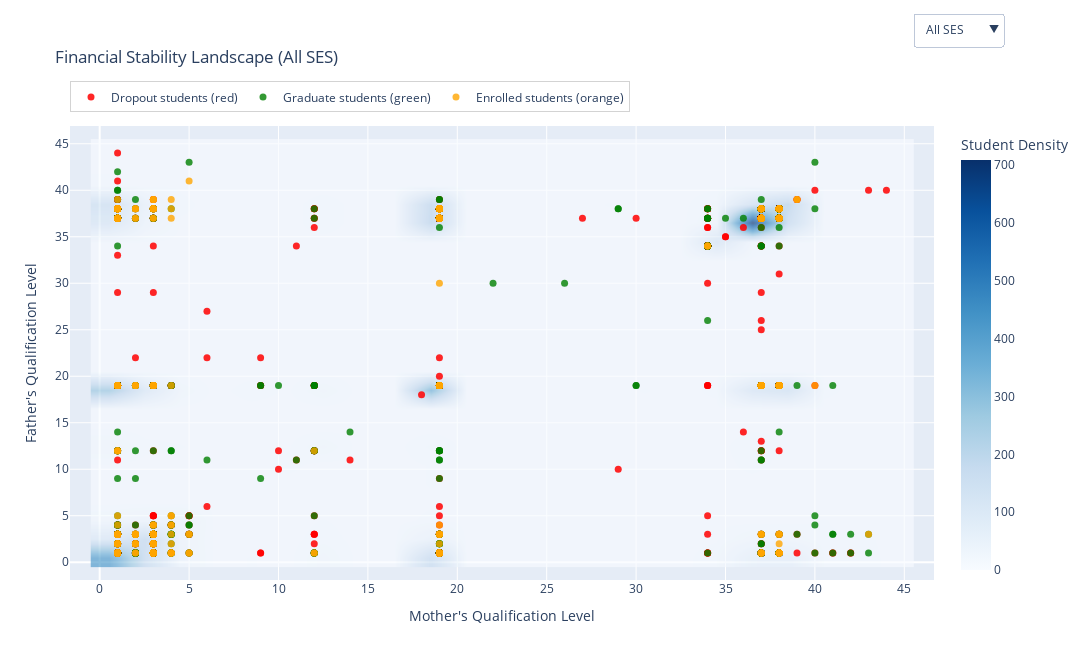

The notebook cell saved with this chart:
### Markdown cell above
This visualization maps socioeconomic status using parents’ education levels and displays only the students who eventually dropped out (red dots) over the full student density landscape. Parental education is coded numerically in the dataset, where lower values typically correspond to incomplete or basic education, and higher values represent secondary schooling, bachelor’s, master’s, and doctorate degrees. The blue density background shows where most students fall in terms of socioeconomic background, and the red dropout points reveal the specific socioeconomic status (SES) profiles associated with dropout behavior.

A clear pattern emerges: many dropouts are concentrated in the lower parental qualification region, particularly where both parents have little or no formal education. This is consistent with established research, as students from lower-SES households often face financial pressure, fewer academic resources, and weaker structural support in higher education—all of which increase dropout risk.

However, the visualization also shows a second, distinct dropout cluster in the high-qualification region, where both parents hold advanced degrees. This suggests that dropout is not solely driven by socioeconomic disadvantage. Students from highly educated families may still withdraw due to non-financial factors such as academic misalignment with their chosen program, mental health challenges, burnout, or pressure to change career paths. These students often have the safety net and flexibility to pause or restart their education without severe financial consequences.

The presence of dropout clusters at both ends of the SES spectrum implies that while financial stability and parental education strongly influence dropout likelihood, they are not the only contributing factors. Instead, dropout appears to follow multiple pathways: one driven by socioeconomic barriers, and another driven by personal, academic, or psychological factors that can affect even the most educationally advantaged students.

### Code cell
import plotly.graph_objects as go
import numpy as np

df["SES_score"] = (df["Mother's qualification"] + df["Father's qualification"]) / 2
q1, q2 = df["SES_score"].quantile([0.33, 0.66])

ses_groups = {
    "All SES": df,
    "Low SES": df[df["SES_score"] <= q1],
    "Mid SES": df[(df["SES_score"] > q1) & (df["SES_score"] < q2)],
    "High SES": df[df["SES_score"] >= q2],
}
ses_labels = list(ses_groups.keys())

fig_fin = go.Figure()

for i, label in enumerate(ses_labels):
    sub = ses_groups[label]

    fig_fin.add_trace(
        go.Histogram2d(
            x=sub["Mother's qualification"],
            y=sub["Father's qualification"],
            colorscale="Blues",
            zsmooth="best",
            nbinsx=25,
            nbinsy=25,
            name=f"{label} - student density",
            opacity=0.65,
            colorbar=dict(
                title="Student Density"
            ),
            showscale=True if label == "All SES" else True, 
            visible=True if label == "All SES" else False
        )
    )

    sub_drop = sub[sub["Target"] == "Dropout"]
    fig_fin.add_trace(
        go.Scatter(
            x=sub_drop["Mother's qualification"],
            y=sub_drop["Father's qualification"],
            mode="markers",
            name="Dropout students (red)",
            marker=dict(color="red", size=7, opacity=0.85),
            hovertemplate="Outcome: Dropout<br>Mother qual: %{x}<br>Father qual: %{y}<extra></extra>",
            visible=True if label == "All SES" else False
        )
    )

    sub_grad = sub[sub["Target"] == "Graduate"]
    fig_fin.add_trace(
        go.Scatter(
            x=sub_grad["Mother's qualification"],
            y=sub_grad["Father's qualification"],
            mode="markers",
            name="Graduate students (green)",
            marker=dict(color="green", size=7, opacity=0.8),
            hovertemplate="Outcome: Graduate<br>Mother qual: %{x}<br>Father qual: %{y}<extra></extra>",
            visible=True if label == "All SES" else False
        )
    )

    sub_enrl = sub[sub["Target"] == "Enrolled"]
    fig_fin.add_trace(
        go.Scatter(
            x=sub_enrl["Mother's qualification"],
            y=sub_enrl["Father's qualification"],
            mode="markers",
            name="Enrolled students (orange)",
            marker=dict(color="orange", size=7, opacity=0.8),
            hovertemplate="Outcome: Enrolled<br>Mother qual: %{x}<br>Father qual: %{y}<extra></extra>",
            visible=True if label == "All SES" else False
        )
    )

n_per_group = 4
total_traces = len(fig_fin.data)
buttons = []

for i, label in enumerate(ses_labels):
    visible = [False] * total_traces
    start = i * n_per_group
    end = start + n_per_group
    for j in range(start, end):
        visible[j] = True

    buttons.append(
        dict(
            label=label,
            method="update",
            args=[
                {"visible": visible},
                {"title": f"Financial Stability Landscape ({label})"}
            ]
        )
    )

fig_fin.update_layout(
    title="Financial Stability Landscape (All SES)",
    xaxis_title="Mother's Qualification Level",
    yaxis_title="Father's Qualification Level",
    hovermode="closest",
    width=1400,
    height=650,
    margin=dict(l=70, r=150, t=120, b=70),
    legend=dict(
        orientation="h",
        yanchor="bottom",
        y=1.03,
        xanchor="left",
        x=0,
        bgcolor="rgba(255,255,255,0.7)",
        bordercolor="lightgray",
        borderwidth=1
    ),
    updatemenus=[
        dict(
            type="dropdown",
            showactive=True,
            x=1.08,
            y=1.25,
            buttons=buttons
        )
    ]
)

fig_fin.show()

### Figure 1 — Plotly figure (JSON) as saved in the notebook; plotly's stock layout.template omitted (floating-point values rounded to 4 significant figures; data arrays with more than 128 entries replaced by an {"elided": "..."} marker saying what was removed)
{"data": [{"colorbar": {"title": {"text": "Student Density"}}, "colorscale": [[0, "rgb(247,251,255)"], [0.125, "rgb(222,235,247)"], [0.25, "rgb(198,219,239)"], [0.375, "rgb(158,202,225)"], [0.5, "rgb(107,174,214)"], [0.625, "rgb(66,146,198)"], [0.75, "rgb(33,113,181)"], [0.875, "rgb(8,81,156)"], [1, "rgb(8,48,107)"]], "name": "All SES - student density", "nbinsx": 25, "nbinsy": 25, "opacity": 0.65, "showscale": true, "type": "histogram2d", "visible": true, "x": {"elided": "4424 int values"}, "y": {"elided": "4424 int values"}, "zsmooth": "best"}, {"hovertemplate": "Outcome: Dropout<br>Mother qual: %{x}<br>Father qual: %{y}<extra></extra>", "marker": {"color": "red", "opacity": 0.85, "size": 7}, "mode": "markers", "name": "Dropout students (red)", "type": "scatter", "visible": true, "x": {"elided": "1421 int values"}, "y": {"elided": "1421 int values"}}, {"hovertemplate": "Outcome: Graduate<br>Mother qual: %{x}<br>Father qual: %{y}<extra></extra>", "marker": {"color": "green", "opacity": 0.8, "size": 7}, "mode": "markers", "name": "Graduate students (green)", "type": "scatter", "visible": true, "x": {"elided": "2209 int values"}, "y": {"elided": "2209 int values"}}, {"hovertemplate": "Outcome: Enrolled<br>Mother qual: %{x}<br>Father qual: %{y}<extra></extra>", "marker": {"color": "orange", "opacity": 0.8, "size": 7}, "mode": "markers", "name": "Enrolled students (orange)", "type": "scatter", "visible": true, "x": {"elided": "794 int values"}, "y": {"elided": "794 int values"}}, {"colorbar": {"title": {"text": "Student Density"}}, "colorscale": [[0, "rgb(247,251,255)"], [0.125, "rgb(222,235,247)"], [0.25, "rgb(198,219,239)"], [0.375, "rgb(158,202,225)"], [0.5, "rgb(107,174,214)"], [0.625, "rgb(66,146,198)"], [0.75, "rgb(33,113,181)"], [0.875, "rgb(8,81,156)"], [1, "rgb(8,48,107)"]], "name": "Low SES - student density", "nbinsx": 25, "nbinsy": 25, "opacity": 0.65, "showscale": true, "type": "histogram2d", "visible": false, "x": {"elided": "1558 int values"}, "y": {"elided": "1558 int values"}, "zsmooth": "best"}, {"hovertemplate": "Outcome: Dropout<br>Mother qual: %{x}<br>Father qual: %{y}<extra></extra>", "marker": {"color": "red", "opacity": 0.85, "size": 7}, "mode": "markers", "name": "Dropout students (red)", "type": "scatter", "visible": false, "x": {"elided": "465 int values"}, "y": {"elided": "465 int values"}}, {"hovertemplate": "Outcome: Graduate<br>Mother qual: %{x}<br>Father qual: %{y}<extra></extra>", "marker": {"color": "green", "opacity": 0.8, "size": 7}, "mode": "markers", "name": "Graduate students (green)", "type": "scatter", "visible": false, "x": {"elided": "778 int values"}, "y": {"elided": "778 int values"}}, {"hovertemplate": "Outcome: Enrolled<br>Mother qual: %{x}<br>Father qual: %{y}<extra></extra>", "marker": {"color": "orange", "opacity": 0.8, "size": 7}, "mode": "markers", "name": "Enrolled students (orange)", "type": "scatter", "visible": false, "x": {"elided": "315 int values"}, "y": {"elided": "315 int values"}}, {"colorbar": {"title": {"text": "Student Density"}}, "colorscale": [[0, "rgb(247,251,255)"], [0.125, "rgb(222,235,247)"], [0.25, "rgb(198,219,239)"], [0.375, "rgb(158,202,225)"], [0.5, "rgb(107,174,214)"], [0.625, "rgb(66,146,198)"], [0.75, "rgb(33,113,181)"], [0.875, "rgb(8,81,156)"], [1, "rgb(8,48,107)"]], "name": "Mid SES - student density", "nbinsx": 25, "nbinsy": 25, "opacity": 0.65, "showscale": true, "type": "histogram2d", "visible": false, "x": {"elided": "1187 int values"}, "y": {"elided": "1187 int values"}, "zsmooth": "best"}, {"hovertemplate": "Outcome: Dropout<br>Mother qual: %{x}<br>Father qual: %{y}<extra></extra>", "marker": {"color": "red", "opacity": 0.85, "size": 7}, "mode": "markers", "name": "Dropout students (red)", "type": "scatter", "visible": false, "x": {"elided": "364 int values"}, "y": {"elided": "364 int values"}}, {"hovertemplate": "Outcome: Graduate<br>Mother qual: %{x}<br>Father qual: %{y}<extra></extra>", "marker": {"color": "green", "opacity": 0.8, "size": 7}, "mode": "markers", "name": "Graduate students (green)", "type": "scatter", "visible": false, "x": {"elided": "600 int values"}, "y": {"elided": "600 int values"}}, {"hovertemplate": "Outcome: Enrolled<br>Mother qual: %{x}<br>Father qual: %{y}<extra></extra>", "marker": {"color": "orange", "opacity": 0.8, "size": 7}, "mode": "markers", "name": "Enrolled students (orange)", "type": "scatter", "visible": false, "x": {"elided": "223 int values"}, "y": {"elided": "223 int values"}}, {"colorbar": {"title": {"text": "Student Density"}}, "colorscale": [[0, "rgb(247,251,255)"], [0.125, "rgb(222,235,247)"], [0.25, "rgb(198,219,239)"], [0.375, "rgb(158,202,225)"], [0.5, "rgb(107,174,214)"], [0.625, "rgb(66,146,198)"], [0.75, "rgb(33,113,181)"], [0.875, "rgb(8,81,156)"], [1, "rgb(8,48,107)"]], "name": "High SES - student density", "nbinsx": 25, "nbinsy": 25, "opacity": 0.65, "showscale": true, "type": "histogram2d", "visible": false, "x": {"elided": "1679 int values"}, "y": {"elided": "1679 int values"}, "zsmooth": "best"}, {"hovertemplate": "Outcome: Dropout<br>Mother qual: %{x}<br>Father qual: %{y}<extra></extra>", "marker": {"color": "red", "opacity": 0.85, "size": 7}, "mode": "markers", "name": "Dropout students (red)", "type": "scatter", "visible": false, "x": {"elided": "592 int values"}, "y": {"elided": "592 int values"}}, {"hovertemplate": "Outcome: Graduate<br>Mother qual: %{x}<br>Father qual: %{y}<extra></extra>", "marker": {"color": "green", "opacity": 0.8, "size": 7}, "mode": "markers", "name": "Graduate students (green)", "type": "scatter", "visible": false, "x": {"elided": "831 int values"}, "y": {"elided": "831 int values"}}, {"hovertemplate": "Outcome: Enrolled<br>Mother qual: %{x}<br>Father qual: %{y}<extra></extra>", "marker": {"color": "orange", "opacity": 0.8, "size": 7}, "mode": "markers", "name": "Enrolled students (orange)", "type": "scatter", "visible": false, "x": {"elided": "256 int values"}, "y": {"elided": "256 int values"}}], "layout": {"height": 650, "hovermode": "closest", "legend": {"bgcolor": "rgba(255,255,255,0.7)", "bordercolor": "lightgray", "borderwidth": 1, "orientation": "h", "x": 0, "xanchor": "left", "y": 1.03, "yanchor": "bottom"}, "margin": {"b": 70, "l": 70, "r": 150, "t": 120}, "title": {"text": "Financial Stability Landscape (All SES)"}, "updatemenus": [{"buttons": [{"args": [{"visible": [true, true, true, true, false, false, false, false, false, false, false, false, false, false, false, false]}, {"title": "Financial Stability Landscape (All SES)"}], "label": "All SES", "method": "update"}, {"args": [{"visible": [false, false, false, false, true, true, true, true, false, false, false, false, false, false, false, false]}, {"title": "Financial Stability Landscape (Low SES)"}], "label": "Low SES", "method": "update"}, {"args": [{"visible": [false, false, false, false, false, false, false, false, true, true, true, true, false, false, false, false]}, {"title": "Financial Stability Landscape (Mid SES)"}], "label": "Mid SES", "method": "update"}, {"args": [{"visible": [false, false, false, false, false, false, false, false, false, false, false, false, true, true, true, true]}, {"title": "Financial Stability Landscape (High SES)"}], "label": "High SES", "method": "update"}], "showactive": true, "type": "dropdown", "x": 1.08, "y": 1.25}], "width": 1400, "xaxis": {"title": {"text": "Mother's Qualification Level"}}, "yaxis": {"title": {"text": "Father's Qualification Level"}}}}
